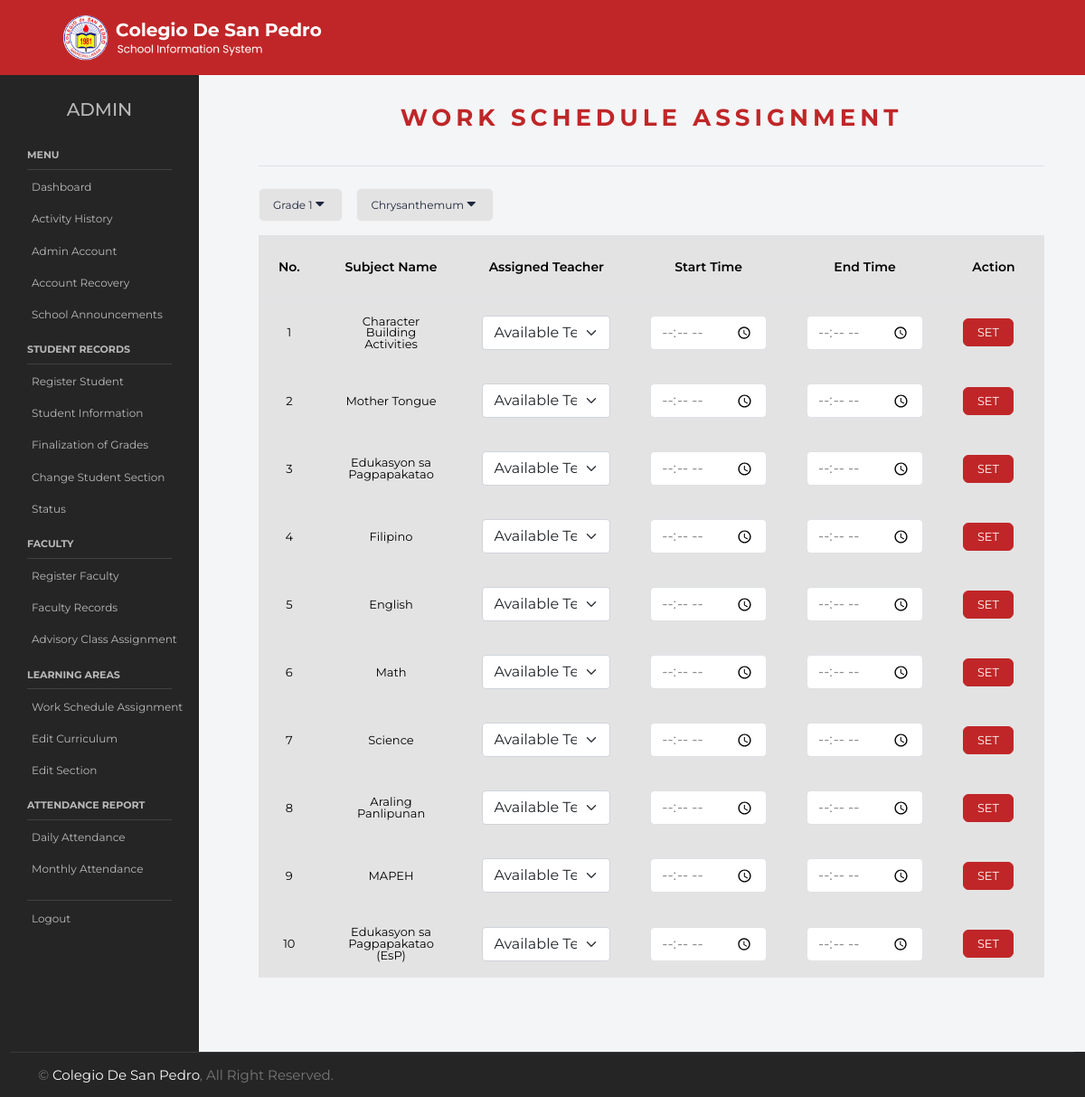
The page /admin/editlearningareas.php?GradeLevel=1&SectionName=Chrysanthemum (signed in) on the database its author committed.
### tables this page shows
CREATE TABLE `subjectperyear` (
  `subjectID` int(11) NOT NULL,
  `subjectName` varchar(45) DEFAULT NULL,
  `minYearLevel` varchar(45) DEFAULT NULL,
  `maxYearLevel` varchar(45) DEFAULT NULL
);

### admin/editlearningareas.php (the view, shortened to what the rows shown need)
<?php
require_once("../assets/php/server.php");
if (empty($_SESSION['AD_number'])) {
  header('Location: ../auth/login.php');
} else {
  if (isset($_GET['GradeLevel']) && isset($_GET['SectionName'])) {
    $subjects     = array();
    array_unshift($subjects, null);
    if ($_GET['GradeLevel'] == "KINDER") {
      $getSubject = "SELECT subjectName FROM subjectperyear
                  WHERE
                  subjectperyear.minYearLevel = '0'
                  AND
                  subjectperyear.maxYearLevel >= '0'";
    } else {
      $getSubject = "SELECT subjectName FROM subjectperyear
                  WHERE
                  subjectperyear.minYearLevel <= '{$_GET['GradeLevel']}'
                  AND
                  subjectperyear.maxYearLevel >= '{$_GET['GradeLevel']}'";
    }
    $rungetSubject = $mysqli->query($getSubject);
    while ($dataSubject = $rungetSubject->fetch_assoc()) {
      $subjects[] = $dataSubject;
    }
  }
}
?>
<!DOCTYPE html>
<html lang="en">
<head>
  <link href="https://cdnjs.cloudflare.com/ajax/libs/font-awesome/5.10.0/css/all.min.css" rel="stylesheet">
  <link href="https://cdn.jsdelivr.net/npm/bootstrap-icons@1.4.1/font/bootstrap-icons.css" rel="stylesheet">
  <link href="../assets/lib/animate/animate.min.css" rel="stylesheet">
  <link href="../assets/lib/owlcarousel/assets/owl.carousel.min.css" rel="stylesheet">
  <link href="../assets/lib/tempusdominus/css/tempusdominus-bootstrap-4.min.css" rel="stylesheet" />
  <link href="https://cdn.jsdelivr.net/npm/sweetalert2@11/dist/sweetalert2.min.css" rel="stylesheet">
  <link href="../assets/css/sweetAlert.css" rel="stylesheet">
  <link href="../assets/css/bootstrap.min.css" rel="stylesheet">
  <link href="../assets/css/style.css" rel="stylesheet">
  <link href="../assets/css/form-style.css" rel="stylesheet">
  <link href="../assets/css/admin/style.css" rel="stylesheet">
  <link href="../assets/css/admin/materialdesignicons.min.css" rel="stylesheet">
</head>
<body>
  <div class="container-scroller">
    <div class="container-fluid page-body-wrapper">
      <div class="main-panel">
        <div class="content-wrapper">
          <div class="row">
            <div class="col-sm-12">
              <div class="home-tab">
                <div class="d-sm-flex align-items-center justify-content-between border-bottom">
                  <div class="section-title text-center position-relative pb-3 mb-3 mx-auto">
                    <h2 class="fw-bold text-primary text-uppercase">Work Schedule Assignment</h2>
                  </div>
                </div>
                <div class="tab-content tab-content-basic">
                  <div class="tab-pane fade show active" id="overview" role="tabpanel" aria-labelledby="overview">
                    <div class="row" style="margin-top: 15px;">
                      <div class="col-lg-12 d-flex flex-column">
                        <div class="row flex-grow">
                          <div class="col-md-6 col-lg-12 grid-margin stretch-card">
                            <div class="card card-rounded">
                              <div class="table-responsive">
                                <table class="table">
                                  <thead>
                                    <tr>
                                      <th>No.</th>
                                      <th>Subject Name</th>
                                      <th>Assigned Teacher</th>
                                      <th>Start Time</th>
                                      <th>End Time</th>
                                      <th>Action</th>
                                    </tr>
                                  </thead>
                                  <tbody>
                                    <?php
                                    $rowCount = 1;
                                    if (isset($_GET['GradeLevel']) && isset($_GET['SectionName'])) {
                                      $subjectRowCount = sizeof($subjects);
                                      while ($rowCount != $subjectRowCount) { ?>
                                        <form action="<?php $_SERVER["PHP_SELF"] ?>" method="POST" id="AssignScheduleForm">
                                          <tr>
                                            <td><?php echo $rowCount; ?></td>
                                            <td>
                                              <div class="text-wrap">
                                                <?php echo $subjects[$rowCount]['subjectName']; ?>
                                              </div>
                                            </td>
                                            <td>
                                              <?php
                                              $getAssignedFaculty = $mysqli->query("SELECT * FROM workschedule
                                                                                    WHERE SR_grade = '{$_GET['GradeLevel']}'
                                                                                    AND SR_section = '{$_GET['SectionName']}'
                                                                                    AND acadYear = '{$currentSchoolYear}'
                                                                                    AND S_subject = '{$subjects[$rowCount]['subjectName']}'");
                                              $assignedFaculty = $getAssignedFaculty->fetch_assoc();
                                              ?>
                                              <select class="form-select" name="assignedFaculty" aria-label="Default select example" required>
                                                <?php
                                                if (mysqli_num_rows($getAssignedFaculty) > 0) {
                                                  $getFacultyName = $mysqli->query("SELECT F_lname, F_fname, F_mname, F_suffix FROM faculty WHERE F_number = '{$assignedFaculty['F_number']}'");
                                                  $FacultyName = $getFacultyName->fetch_assoc();
                                                ?>
                                                  <option value="<?php echo $assignedFaculty['F_number'] ?>" selected>
                                                    <?php
                                                    if (!empty($FacultyName['F_mname']) || $FacultyName['F_mname'] != "" && empty($FacultyName['F_suffix']) || $FacultyName['F_suffix'] = "") {
                                                      echo $FacultyName['F_lname'] .  ", " . $FacultyName['F_fname'] . " " . substr($FacultyName['F_mname'], 0, 1) . ".";
                                                    } else if (empty($FacultyName['F_mname']) || $FacultyName['F_mname'] = "" && !empty($FacultyName['F_suffix']) || $FacultyName['F_suffix'] != "") {
                                                      echo $FacultyName['F_lname'] .  ", " . $FacultyName['F_fname'] . " " . $FacultyName['F_suffix'];
                                                    } else if (empty($FacultyName['F_mname']) || $FacultyName['F_mname'] = "" && empty($FacultyName['F_suffix']) || $FacultyName['F_suffix'] = "") {
                                                      echo $FacultyName['F_lname'] .  ", " . $FacultyName['F_fname'];
                                                    }
                                                    ?>
                                                  </option>
                                                <?php } else { ?>
                                                  <option selected>Available Teachers</option>
                                                <?php }
                                                ?>
                                              </select>
                                            </td>
                                            <td>
                                              <?php
                                              $getStartSchedule = $mysqli->query("SELECT F_number, S_subject, WS_start_time FROM workschedule
                                                                                  WHERE S_subject = '{$subjects[$rowCount]['subjectName']}'
                                                                                  AND SR_grade = '{$_GET['GradeLevel']}'
                                                                                  AND SR_section = '{$_GET['SectionName']}'
                                                                                  AND acadYear = '{$currentSchoolYear}'");
                                              $StartSchedule = $getStartSchedule->fetch_assoc();
                                              if (empty($StartSchedule['WS_start_time'])) {
                                                echo '<input type="time" class="form-control" name="WS_start_time" required>';
                                              } else {
                                                echo '<input type="time" class="form-control" name="WS_start_time" value=' . $StartSchedule['WS_start_time'] . ' required>';
                                              }
                                              ?>
                                            </td>
                                            <td>
                                              <?php
                                              $getEndSchedule = $mysqli->query("SELECT F_number, S_subject, WS_end_time FROM workschedule
                                                                                  WHERE S_subject = '{$subjects[$rowCount]['subjectName']}'
                                                                                  AND SR_grade = '{$_GET['GradeLevel']}'
                                                                                  AND SR_section = '{$_GET['SectionName']}'
                                                                                  AND acadYear = '{$currentSchoolYear}'");
                                              $EndSchedule = $getEndSchedule->fetch_assoc();
                                              if (empty($EndSchedule['WS_end_time'])) {
                                                echo '<input type="time" class="form-control" name="WS_end_time" required>';
                                              } else {
                                                echo '<input type="time" class="form-control" name="WS_end_time" value=' . timePlusOneMinute($EndSchedule['WS_end_time']) . ' required>';
                                              }
                                              ?>
                                            </td>
                                            <td>
                                              <?php
                                              if (empty($assignedFaculty['F_number'])) { ?>
                                                <input type="submit" class="btn btn-primary" name="setSchedule" id="setSchedule" value="SET">
                                              <?php
                                              } else {
                                              ?>
                                                <input type="submit" class="btn btn-primary" name="deleteSchedule" id="deleteSchedule" value="DELETE SCHEDULE">
                                              <?php }
                                              ?>
                                            </td>
                                          </tr>
                                        </form>
                                      <?php $rowCount++;
                                      }
                                    } else { ?>
                                      <tr>
                                        <td colspan="10">NO GRADE AND SECTION SELECTED</td>
                                      </tr>
                                    <?php }
                                    ?>
                                  </tbody>
                                </table>
                              </div>
                            </div>
                          </div>
                        </div>
                      </div>
                    </div>
                  </div>
                </div>
              </div>
            </div>
          </div>
        </div>
      </div>
    </div>
  </div>
</body>
</html>

### rows shown on the page
subjectperyear: subjectName "Character Building Activities"
subjectperyear: subjectName "Mother Tongue"
subjectperyear: subjectName "Edukasyon sa Pagpapakatao"
subjectperyear: subjectName "Filipino"
subjectperyear: subjectName "English"
subjectperyear: subjectName "Math"
subjectperyear: subjectName "Science"
subjectperyear: subjectName "Araling Panlipunan"
subjectperyear: subjectName "MAPEH"
subjectperyear: subjectName "Edukasyon sa Pagpapakatao (EsP)"

### other values the page prints
$_GET['GradeLevel'] "1"
$_GET['SectionName'] "Chrysanthemum"
